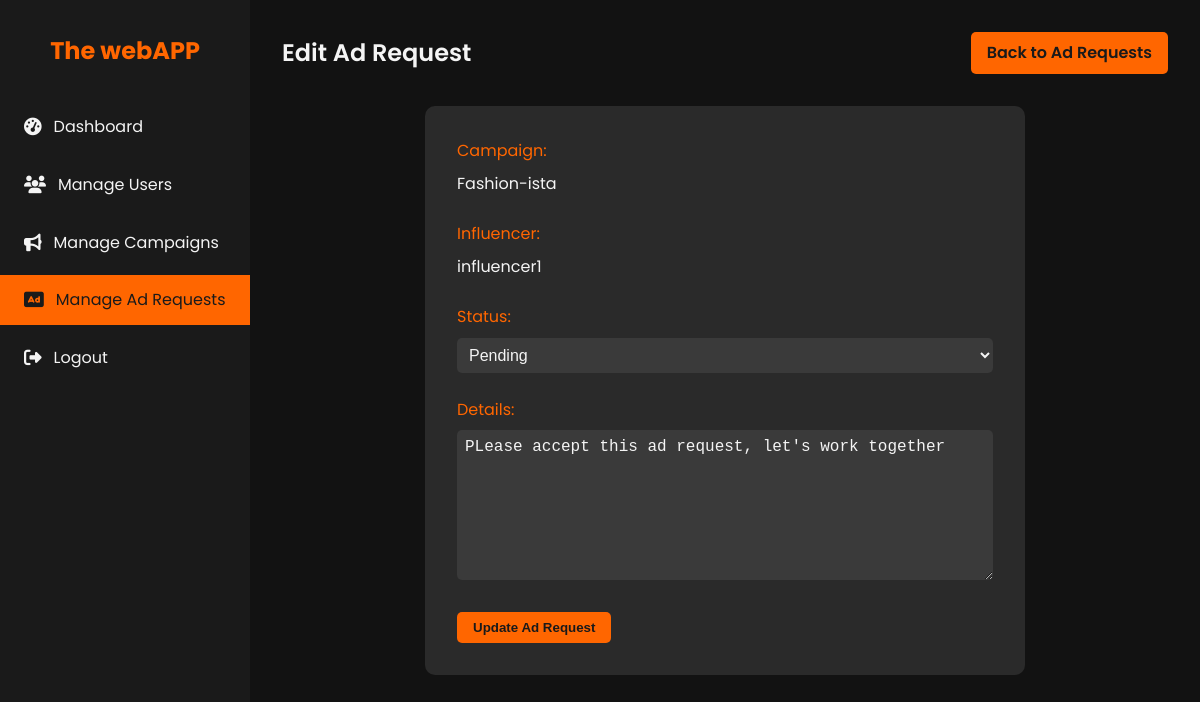
The page /admin/ad_requests/1/edit (signed in) on the database its author committed.
### models.py (models this page shows, shortened)
class Campaign(db.Model):
    id = db.Column(db.Integer, primary_key=True)
    sponsor_id = db.Column(db.Integer, db.ForeignKey('sponsor.id', ondelete='SET NULL'), nullable=True)
    title = db.Column(db.String(120), nullable=False)
    company_name= db.Column(db.String(120), nullable=False)
    description = db.Column(db.Text)
    budget = db.Column(db.Float)
    category = db.Column(db.String(120))
    status = db.Column(db.String(50), nullable=False)  # active, completed, flagged
    start_date = db.Column(db.DateTime)
    end_date = db.Column(db.DateTime)
    is_public = db.Column(db.Boolean, default=True)
    sponsor = db.relationship('Sponsor', backref=db.backref('campaigns', lazy=True, cascade='all, delete-orphan'))

class User(db.Model, UserMixin):
    id = db.Column(db.Integer, primary_key=True)
    username = db.Column(db.String(80), unique=True, nullable=False)
    password = db.Column(db.String(200), nullable=False)
    email = db.Column(db.String(120), unique=True, nullable=False)
    role = db.Column(db.String(50), nullable=False)  # admin, sponsor, influencer
    is_active = db.Column(db.Boolean, default=True)
    sponsor = db.relationship('Sponsor', back_populates='user', uselist=False)
    influencer = db.relationship('Influencer', back_populates='user', uselist=False)

class AdRequest(db.Model):
    id = db.Column(db.Integer, primary_key=True)
    campaign_id = db.Column(db.Integer, db.ForeignKey('campaign.id', ondelete='CASCADE'), nullable=False)
    influencer_id = db.Column(db.Integer, db.ForeignKey('influencer.id', ondelete='CASCADE'), nullable=False)
    status = db.Column(db.String(50), nullable=False)  # pending, accepted, rejected, negotiated
    details = db.Column(db.Text)
    negotiation_terms = db.Column(db.Text)
    communication_log = db.Column(db.Text)
    renegotiation_email = db.Column(db.String(120), nullable=False)
    company_name = db.Column(db.String(120), nullable=False)
    created_at = db.Column(db.DateTime, default=datetime.utcnow)
    updated_at = db.Column(db.DateTime, default=datetime.utcnow, onupdate=datetime.utcnow)
    campaign = db.relationship('Campaign', backref=db.backref('ad_requests', lazy=True, cascade='all, delete-orphan'))
    influencer = db.relationship('Influencer', backref=db.backref('ad_requests', lazy=True, cascade='all, delete-orphan'))

### app.py (the view)
    @app.route('/admin/ad_requests/<int:ad_request_id>/edit', methods=['GET', 'POST'])
    @login_required
    @admin_required
    def admin_ad_request_edit(ad_request_id):
        ad_request = AdRequest.query.get_or_404(ad_request_id)
        if request.method == 'POST':
            ad_request.status = request.form['status']
            ad_request.details = request.form['details']
            db.session.commit()
            flash('Ad request updated successfully', 'success')
            return redirect(url_for('admin_ad_requests'))
        return render_template('admin_ad_request_edit.html', ad_request=ad_request)

### templates/admin_ad_request_edit.html (shortened to what this page needs)
<!DOCTYPE html>
<html lang="en">
<head>
    <link rel="stylesheet" href="https://cdnjs.cloudflare.com/ajax/libs/font-awesome/6.1.1/css/all.min.css">
</head>
<body>
    <div class="dashboard">
        <aside class="sidebar">
            <div class="logo">
                <h1>The webAPP</h1>
            </div>
            <nav>
                <ul class="nav-menu">
                    <li class="nav-item">
                        <a href="{{ url_for('admin_dashboard') }}" class="nav-link">
                            <i class="fas fa-tachometer-alt"></i> Dashboard
                        </a>
                    </li>
                    <li class="nav-item">
                        <a href="{{ url_for('admin_users') }}" class="nav-link">
                            <i class="fas fa-users"></i> Manage Users
                        </a>
                    </li>
                    <li class="nav-item">
                        <a href="{{ url_for('admin_campaigns') }}" class="nav-link">
                            <i class="fas fa-bullhorn"></i> Manage Campaigns
                        </a>
                    </li>
                    <li class="nav-item">
                        <a href="{{ url_for('admin_ad_requests') }}" class="nav-link active">
                            <i class="fas fa-ad"></i> Manage Ad Requests
                        </a>
                    </li>
                    <li class="nav-item">
                        <a href="{{ url_for('logout') }}" class="nav-link">
                            <i class="fas fa-sign-out-alt"></i> Logout
                        </a>
                    </li>
                </ul>
            </nav>
        </aside>
        <main class="main-content">
            <header class="header">
                <h1 class="welcome-text">Edit Ad Request</h1>
                <a href="{{ url_for('admin_ad_requests') }}" class="btn">Back to Ad Requests</a>
            </header>
            <form class="edit-form" action="{{ url_for('admin_ad_request_edit', ad_request_id=ad_request.id) }}" method="post">
                <div class="form-group">
                    <label>Campaign:</label>
                    <p>{{ ad_request.campaign.title }}</p>
                </div>
                <div class="form-group">
                    <label>Influencer:</label>
                    <p>{{ ad_request.influencer.user.username }}</p>
                </div>
                <div class="form-group">
                    <label for="status">Status:</label>
                    <select id="status" name="status">
                        <option value="pending" {% if ad_request.status == 'pending' %}selected{% endif %}>Pending</option>
                    </select>
                </div>
                <div class="form-group">
                    <label for="details">Details:</label>
                    <textarea id="details" name="details">{{ ad_request.details }}</textarea>
                </div>
                <button type="submit" class="btn">Update Ad Request</button>
            </form>
        </main>
    </div>
</body>
</html>

### templates/admin_ad_request_edit.html (style rules this page uses)
:root { --primary-color: #1a1a1a; --secondary-color: #ff6600; --text-color: #f4f4f4; --bg-color: #121212; --card-bg-color: #2a2a2a; --hover-color: #ff8533; --input-bg-color: #3a3a3a; }
* { margin: 0; padding: 0; box-sizing: border-box; }
body { font-family: 'Poppins', sans-serif; line-height: 1.6; color: var(--text-color); background-color: var(--bg-color); }
.dashboard { display: flex; min-height: 100vh; }
.sidebar { width: 250px; background-color: var(--primary-color); padding: 2rem 0; position: fixed; height: 100vh; overflow-y: auto; }
.logo { text-align: center; margin-bottom: 2rem; }
.logo h1 { color: var(--secondary-color); font-size: 1.5rem; }
.nav-menu { list-style-type: none; }
.nav-item { margin-bottom: 0.5rem; }
.nav-link { display: flex; align-items: center; padding: 0.75rem 1.5rem; color: var(--text-color); text-decoration: none; transition: all 0.3s ease; }
.nav-link:hover, .nav-link.active { background-color: var(--secondary-color); color: var(--primary-color); }
.nav-link i { margin-right: 0.75rem; font-size: 1.1rem; }
.main-content { flex-grow: 1; margin-left: 250px; padding: 2rem; }
.header { display: flex; justify-content: space-between; align-items: center; margin-bottom: 2rem; }
.welcome-text { font-size: 1.5rem; font-weight: 600; }
.btn { background-color: var(--secondary-color); color: var(--primary-color); padding: 0.5rem 1rem; border: none; border-radius: 5px; cursor: pointer; font-weight: 600; transition: all 0.3s ease; text-decoration: none; display: inline-block; }
.edit-form { background-color: var(--card-bg-color); border-radius: 10px; padding: 2rem; max-width: 600px; margin: 0 auto; }
.form-group { margin-bottom: 1.5rem; }
.form-group label { display: block; margin-bottom: 0.5rem; color: var(--secondary-color); }
.form-group input, .form-group select, .form-group textarea { width: 100%; padding: 0.5rem; border-radius: 5px; border: none; background-color: var(--input-bg-color); color: var(--text-color); font-size: 1rem; }
.form-group textarea { height: 150px; resize: vertical; }

### rows shown on the page
Campaign: campaign "Fashion-ista"
User: influencer.user.username "influencer1"
AdRequest: details "PLease accept this ad request, let's work together"
